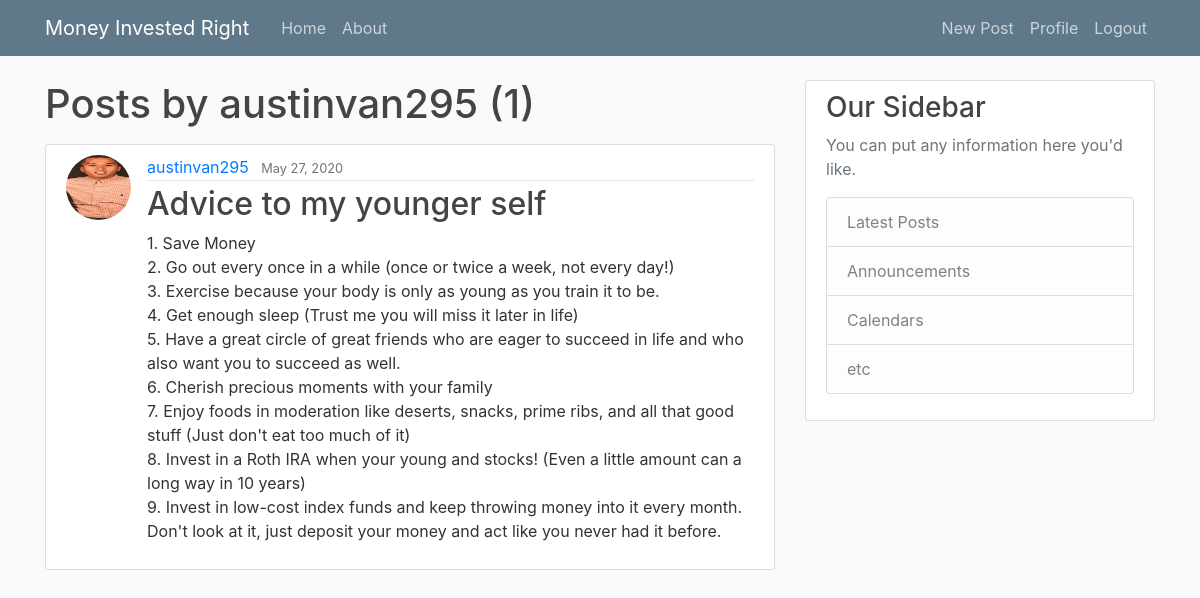
The page /user/austinvan295 (signed in) on the database its author committed.
### Blog/models.py (models this page shows, shortened)
class Post(models.Model):
    title = models.CharField(max_length=100)
    content = models.TextField()
    date_posted = models.DateTimeField(default=timezone.now)
    author = models.ForeignKey(User, on_delete=models.CASCADE)

### users/models.py (models this page shows, shortened)
class Profile(models.Model):
    user = models.OneToOneField(User, on_delete=models.CASCADE)
    image = models.ImageField(default='default.jpg', upload_to='profile_pics')

### Blog/views.py (the view)
# urls.py: path('user/<str:username>', UserPostListView.as_view(), name='user-posts'),
class UserPostListView(ListView):
    model = Post
    template_name = 'Blog/user_post.html'  # <app>/<model>_<viewtype>.html
    context_object_name = 'posts'
    paginate_by = 5
    def get_queryset(self):
        user = get_object_or_404(User, username=self.kwargs.get('username'))
        return Post.objects.filter(author=user).order_by('-date_posted')

### Blog/templates/Blog/user_post.html (shortened to what this page needs)
{% extends "blog/base.html" %}
{% block content %}
    <h1 class="mb-3">Posts by {{ view.kwargs.username }} ({{ page_obj.paginator.count }})</h1>
    {% for post in posts %}
        <article class="media content-section">
          <img class="rounded-circle article-img" src="{{ post.author.profile.image.url }}">
          <div class="media-body">
            <div class="article-metadata">
              <a class="mr-2" href="{% url 'user-posts' post.author.username %}">{{ post.author }}</a>
              <small class="text-muted">{{ post.date_posted|date:"F d, Y" }}</small>
            </div>
            <h2><a class="article-title" href="{% url 'post-detail' post.id %}">{{ post.title }}</a></h2>
            <p class="article-content">{{ post.content }}</p>
          </div>
        </article>
    {% endfor %}
{% endblock content %}

### Blog/static/Blog/main.css (style rules this page uses)
body { background: #fafafa; color: #333333; margin-top: 5rem; }
h1, h2, h3, h4, h5, h6 { color: #444444; }
.content-section { background: #ffffff; padding: 10px 20px; border: 1px solid #dddddd; border-radius: 3px; margin-bottom: 20px; }
.article-title { color: #444444; }
.article-content { white-space: pre-line; }
.article-img { height: 65px; width: 65px; margin-right: 16px; }
.article-metadata { padding-bottom: 1px; margin-bottom: 4px; border-bottom: 1px solid #e3e3e3 }

### rows shown on the page
Post: author.profile.image (picture), author "austinvan295", date_posted "May 27, 2020", title "Advice to my younger self", content "1. Save Money 2. Go out every once in a while (once or twice a week, not every day!) 3. Exercise because your body is only as young as you train it to be. 4. Get enough sleep (Trust me you will miss it later in life) 5. Have a great circle of great friends who are eager to succeed in life and who also want you to succeed as well. 6. Cherish precious moments with your family 7. Enjoy foods in moderation like deserts, snacks, prime ribs, and all that good stuff (Just don't eat too much of it) 8. Invest in a Roth IRA when your young and stocks! (Even a little amount can a long way in 10 years) 9. Invest in low-cost index funds and keep throwing money into it every month. Don't look at it, just…"

### other values the page prints
{{ view.kwargs.username }} "austinvan295"
{{ page_obj.paginator.count }} "1"
